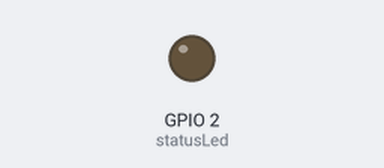
A sketch run on a simulated ESP32. On the bench: output pins drawn as LEDs (lit = HIGH). WiFi joins after 1.5 s; servers stay silent unless stated; what the sketch prints to the serial monitor is not drawn.

Above: at 2.7 s.
At 5.5 s:
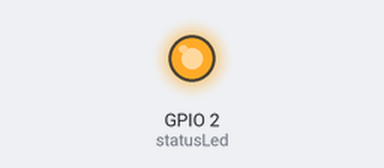
Timing chart, 0 to 7.1 s (numbered marks = the images above):
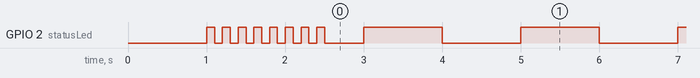

Measured:
- by itself, GPIO 2 (statusLed): goes 7 × (LOW 0.10 s, HIGH 0.10 s), LOW 0.50 s, 63 × (HIGH 1.0 s, LOW 1.0 s), then HIGH

The sketch:

vision_guided_stepper_esp32.ino
```cpp
#include <WiFi.h>
#include <WiFiUdp.h>

const char* ssid = "NOT FBI";
const char* password = "ezpassword1234";
WiFiUDP udp;
const int localPort = 4210;
const int statusLed = 2; // Built-in LED on most ESP32s
unsigned long lastPacketTime = 0;
const int connectionTimeout = 2000; // 2 seconds of no data = "Lost PC"

void setup() {
  // Serial 0 is for Debugging (USB)
  delay(1000);
  Serial.begin(115200);
  pinMode(statusLed, OUTPUT);
  Serial2.begin(9600, SERIAL_8N1, 16, 17);
  // Serial 2 is for Arduino Communication (GPIO 17 TX)
  // Use 9600 to ensure the Arduino doesn't drop pulses


  WiFi.begin(ssid, password);
  while (WiFi.status() != WL_CONNECTED) {
    digitalWrite(statusLed, !digitalRead(statusLed));
    delay(100);
    Serial.print(".");
  }
  Serial.println("\nWiFi Connected. IP: " + WiFi.localIP().toString());
  udp.begin(localPort);

}

void loop() {
  int packetSize = udp.parsePacket();
  if (packetSize) {

    char incomingChar = udp.read(); // Get the command (L, R, S, etc.)

    lastPacketTime = millis(); // Reset the "Good Connection" timer
     // Rapid flicker to show data is flowing
    digitalWrite(statusLed, HIGH);

    // Forward the command to the Arduino
    Serial2.print(incomingChar);

    // Optional: Log to PC for debugging
    Serial.print("Forwarded to Arduino: ");
    Serial.println(incomingChar);
  }
  else {
    // If no packet received for a while, show a "Waiting" pulse
    if (millis() - lastPacketTime > connectionTimeout) {
      // Slow pulse (Heartbeat)
      bool ledState = (millis() / 1000) % 2;
      digitalWrite(statusLed, ledState);
    }
  }
}
```
